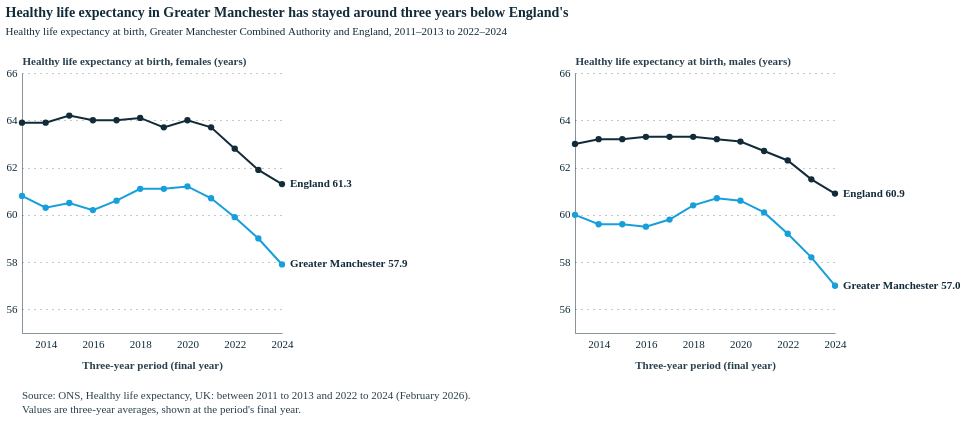

Write the Vega-Lite specification saved for this chart.
### Vega-Lite specification from a JSON file in a GitHub repository (floating-point values rounded to 4 significant figures)
{"config": {"font": "Circular Std", "mark": {"line": {"interpolate": "linear"}}, "view": {"stroke": "transparent"}, "range": {"category": ["#179fdb", "#e6224b", "#f4c245", "#122b39", "#eb5c2e", "#36b7b4"], "diverging": ["#E6224B", "#E54753", "#C9C9C9", "#179FDB", "#122B39"], "heatmap": ["#C9C9C9", "#179FDB", "#0063AF", "#122B39"], "ordinal": ["#00A767", "#36B7B4", "#179FDB", "#0063AF", "#243B5A"]}, "axisX": {"labelColor": "#122b39", "tickColor": "#122b39", "domainColor": "#122b39", "domainOpacity": 0.5, "gridOpacity": 0, "labelFont": "Circular Std", "labelAngle": 0, "labelAlign": "center", "labelFontSize": 11, "labelPadding": 5, "tickCount": 10, "tickSize": 0, "title": "", "titleColor": "#122b39", "titleOpacity": 0.9, "titlePadding": 10}, "axisY": {"labelColor": "#122b39", "labelFont": "Circular Std", "tickColor": "#122b39", "domainColor": "#122b39", "gridColor": "#122b39", "gridDash": [1, 5], "gridOpacity": 0.5, "labelPadding": 5, "labelFontSize": 11, "domainOpacity": 0.5, "tickSize": 0, "title": null, "titleAlign": "left", "titleAngle": 0, "titleBaseline": "bottom", "titleColor": "#122b39", "titleOpacity": 0.9, "titleX": 0, "titleY": -7}, "legend": {"labelFont": "Circular Std", "titleFont": "Circular Std", "labelFontSize": 11, "labelColor": "#122b39", "title": null, "symbolStrokeWidth": 0, "orient": "top", "direction": "horizontal", "offset": 16}}, "vconcat": [{"hconcat": [{"layer": [{"data": {"name": "data-fa0009f73c9ec433a2d1f7e1bc5338bc"}, "mark": {"type": "line", "strokeWidth": 2}, "encoding": {"color": {"field": "area", "legend": null, "scale": {"domain": ["England", "Greater Manchester"], "range": ["#122b39", "#179fdb"]}, "type": "nominal"}, "x": {"axis": {"format": "d", "tickCount": 6, "title": "Three-year period (final year)"}, "field": "year", "scale": {"domain": [2013, 2024]}, "type": "quantitative"}, "y": {"axis": {"tickCount": 6, "title": "Healthy life expectancy at birth, females (years)"}, "field": "HLE", "scale": {"domain": [55, 66]}, "type": "quantitative"}}}, {"data": {"name": "data-fa0009f73c9ec433a2d1f7e1bc5338bc"}, "mark": {"type": "circle", "opacity": 1, "size": 40}, "encoding": {"color": {"field": "area", "legend": null, "scale": {"domain": ["England", "Greater Manchester"], "range": ["#122b39", "#179fdb"]}, "type": "nominal"}, "tooltip": [{"field": "area", "title": "Area", "type": "nominal"}, {"field": "Period", "type": "nominal"}, {"field": "HLE", "format": ".1f", "title": "HLE (years)", "type": "quantitative"}], "x": {"axis": {"format": "d", "tickCount": 6, "title": "Three-year period (final year)"}, "field": "year", "scale": {"domain": [2013, 2024]}, "type": "quantitative"}, "y": {"axis": {"tickCount": 6, "title": "Healthy life expectancy at birth, females (years)"}, "field": "HLE", "scale": {"domain": [55, 66]}, "type": "quantitative"}}}, {"data": {"name": "data-caaba7ed2ca6652ef80589e85000d990"}, "mark": {"type": "text", "align": "left", "color": "#122b39", "dx": 8, "font": "Circular Std", "fontSize": 11, "fontWeight": 600}, "encoding": {"text": {"field": "label", "type": "nominal"}, "x": {"axis": {"format": "d", "tickCount": 6, "title": "Three-year period (final year)"}, "field": "year", "scale": {"domain": [2013, 2024]}, "type": "quantitative"}, "y": {"field": "HLE", "type": "quantitative"}}}], "height": 260, "width": 260}, {"layer": [{"data": {"name": "data-c97ff1b49e0c11b79803add64d55def1"}, "mark": {"type": "line", "strokeWidth": 2}, "encoding": {"color": {"field": "area", "legend": null, "scale": {"domain": ["England", "Greater Manchester"], "range": ["#122b39", "#179fdb"]}, "type": "nominal"}, "x": {"axis": {"format": "d", "tickCount": 6, "title": "Three-year period (final year)"}, "field": "year", "scale": {"domain": [2013, 2024]}, "type": "quantitative"}, "y": {"axis": {"tickCount": 6, "title": "Healthy life expectancy at birth, males (years)"}, "field": "HLE", "scale": {"domain": [55, 66]}, "type": "quantitative"}}}, {"data": {"name": "data-c97ff1b49e0c11b79803add64d55def1"}, "mark": {"type": "circle", "opacity": 1, "size": 40}, "encoding": {"color": {"field": "area", "legend": null, "scale": {"domain": ["England", "Greater Manchester"], "range": ["#122b39", "#179fdb"]}, "type": "nominal"}, "tooltip": [{"field": "area", "title": "Area", "type": "nominal"}, {"field": "Period", "type": "nominal"}, {"field": "HLE", "format": ".1f", "title": "HLE (years)", "type": "quantitative"}], "x": {"axis": {"format": "d", "tickCount": 6, "title": "Three-year period (final year)"}, "field": "year", "scale": {"domain": [2013, 2024]}, "type": "quantitative"}, "y": {"axis": {"tickCount": 6, "title": "Healthy life expectancy at birth, males (years)"}, "field": "HLE", "scale": {"domain": [55, 66]}, "type": "quantitative"}}}, {"data": {"name": "data-225f183aeaba3df3d2b7eb55a7303a5a"}, "mark": {"type": "text", "align": "left", "color": "#122b39", "dx": 8, "font": "Circular Std", "fontSize": 11, "fontWeight": 600}, "encoding": {"text": {"field": "label", "type": "nominal"}, "x": {"axis": {"format": "d", "tickCount": 6, "title": "Three-year period (final year)"}, "field": "year", "scale": {"domain": [2013, 2024]}, "type": "quantitative"}, "y": {"field": "HLE", "type": "quantitative"}}}], "height": 260, "width": 260}], "spacing": 150}, {"data": {"name": "data-e65404973e19530816157e6366c7c786"}, "mark": {"type": "text", "align": "left", "baseline": "top", "color": "#122b39", "font": "Circular Std", "fontSize": 11, "lineBreak": "\n", "lineHeight": 14, "opacity": 0.9}, "encoding": {"text": {"field": "t", "type": "nominal"}, "x": {"value": 0}, "y": {"value": 0}}, "height": 28, "width": 700}], "spacing": 18, "title": {"text": "Healthy life expectancy in Greater Manchester has stayed around three years below England's", "anchor": "start", "color": "#122b39", "font": "Circular Std", "fontSize": 14, "fontWeight": 600, "offset": 18, "subtitle": "Healthy life expectancy at birth, Greater Manchester Combined Authority and England, 2011–2013 to 2022–2024", "subtitleColor": "#122b39", "subtitleFont": "Circular Std", "subtitleFontSize": 11, "subtitlePadding": 6}, "$schema": "https://vega.github.io/schema/vega-lite/v6.1.0.json", "datasets": {"data-fa0009f73c9ec433a2d1f7e1bc5338bc": [{"Period": "2011 to 2013", "area": "Greater Manchester", "Sex": "Female", "HLE": 60.8, "year": 2013}, {"Period": "2011 to 2013", "area": "England", "Sex": "Female", "HLE": 63.9, "year": 2013}, {"Period": "2012 to 2014", "area": "Greater Manchester", "Sex": "Female", "HLE": 60.3, "year": 2014}, {"Period": "2012 to 2014", "area": "England", "Sex": "Female", "HLE": 63.9, "year": 2014}, {"Period": "2013 to 2015", "area": "Greater Manchester", "Sex": "Female", "HLE": 60.5, "year": 2015}, {"Period": "2013 to 2015", "area": "England", "Sex": "Female", "HLE": 64.2, "year": 2015}, {"Period": "2014 to 2016", "area": "Greater Manchester", "Sex": "Female", "HLE": 60.2, "year": 2016}, {"Period": "2014 to 2016", "area": "England", "Sex": "Female", "HLE": 64.0, "year": 2016}, {"Period": "2015 to 2017", "area": "Greater Manchester", "Sex": "Female", "HLE": 60.6, "year": 2017}, {"Period": "2015 to 2017", "area": "England", "Sex": "Female", "HLE": 64.0, "year": 2017}, {"Period": "2016 to 2018", "area": "Greater Manchester", "Sex": "Female", "HLE": 61.1, "year": 2018}, {"Period": "2016 to 2018", "area": "England", "Sex": "Female", "HLE": 64.1, "year": 2018}, {"Period": "2017 to 2019", "area": "Greater Manchester", "Sex": "Female", "HLE": 61.1, "year": 2019}, {"Period": "2017 to 2019", "area": "England", "Sex": "Female", "HLE": 63.7, "year": 2019}, {"Period": "2018 to 2020", "area": "Greater Manchester", "Sex": "Female", "HLE": 61.2, "year": 2020}, {"Period": "2018 to 2020", "area": "England", "Sex": "Female", "HLE": 64.0, "year": 2020}, {"Period": "2019 to 2021", "area": "Greater Manchester", "Sex": "Female", "HLE": 60.7, "year": 2021}, {"Period": "2019 to 2021", "area": "England", "Sex": "Female", "HLE": 63.7, "year": 2021}, {"Period": "2020 to 2022", "area": "Greater Manchester", "Sex": "Female", "HLE": 59.9, "year": 2022}, {"Period": "2020 to 2022", "area": "England", "Sex": "Female", "HLE": 62.8, "year": 2022}, {"Period": "2021 to 2023", "area": "Greater Manchester", "Sex": "Female", "HLE": 59.0, "year": 2023}, {"Period": "2021 to 2023", "area": "England", "Sex": "Female", "HLE": 61.9, "year": 2023}, {"Period": "2022 to 2024", "area": "Greater Manchester", "Sex": "Female", "HLE": 57.9, "year": 2024}, {"Period": "2022 to 2024", "area": "England", "Sex": "Female", "HLE": 61.3, "year": 2024}], "data-caaba7ed2ca6652ef80589e85000d990": [{"Period": "2022 to 2024", "area": "Greater Manchester", "Sex": "Female", "HLE": 57.9, "year": 2024, "label": "Greater Manchester 57.9"}, {"Period": "2022 to 2024", "area": "England", "Sex": "Female", "HLE": 61.3, "year": 2024, "label": "England 61.3"}], "data-c97ff1b49e0c11b79803add64d55def1": [{"Period": "2011 to 2013", "area": "Greater Manchester", "Sex": "Male", "HLE": 60.0, "year": 2013}, {"Period": "2011 to 2013", "area": "England", "Sex": "Male", "HLE": 63.0, "year": 2013}, {"Period": "2012 to 2014", "area": "Greater Manchester", "Sex": "Male", "HLE": 59.6, "year": 2014}, {"Period": "2012 to 2014", "area": "England", "Sex": "Male", "HLE": 63.2, "year": 2014}, {"Period": "2013 to 2015", "area": "Greater Manchester", "Sex": "Male", "HLE": 59.6, "year": 2015}, {"Period": "2013 to 2015", "area": "England", "Sex": "Male", "HLE": 63.2, "year": 2015}, {"Period": "2014 to 2016", "area": "Greater Manchester", "Sex": "Male", "HLE": 59.5, "year": 2016}, {"Period": "2014 to 2016", "area": "England", "Sex": "Male", "HLE": 63.3, "year": 2016}, {"Period": "2015 to 2017", "area": "Greater Manchester", "Sex": "Male", "HLE": 59.8, "year": 2017}, {"Period": "2015 to 2017", "area": "England", "Sex": "Male", "HLE": 63.3, "year": 2017}, {"Period": "2016 to 2018", "area": "Greater Manchester", "Sex": "Male", "HLE": 60.4, "year": 2018}, {"Period": "2016 to 2018", "area": "England", "Sex": "Male", "HLE": 63.3, "year": 2018}, {"Period": "2017 to 2019", "area": "Greater Manchester", "Sex": "Male", "HLE": 60.7, "year": 2019}, {"Period": "2017 to 2019", "area": "England", "Sex": "Male", "HLE": 63.2, "year": 2019}, {"Period": "2018 to 2020", "area": "Greater Manchester", "Sex": "Male", "HLE": 60.6, "year": 2020}, {"Period": "2018 to 2020", "area": "England", "Sex": "Male", "HLE": 63.1, "year": 2020}, {"Period": "2019 to 2021", "area": "Greater Manchester", "Sex": "Male", "HLE": 60.1, "year": 2021}, {"Period": "2019 to 2021", "area": "England", "Sex": "Male", "HLE": 62.7, "year": 2021}, {"Period": "2020 to 2022", "area": "Greater Manchester", "Sex": "Male", "HLE": 59.2, "year": 2022}, {"Period": "2020 to 2022", "area": "England", "Sex": "Male", "HLE": 62.3, "year": 2022}, {"Period": "2021 to 2023", "area": "Greater Manchester", "Sex": "Male", "HLE": 58.2, "year": 2023}, {"Period": "2021 to 2023", "area": "England", "Sex": "Male", "HLE": 61.5, "year": 2023}, {"Period": "2022 to 2024", "area": "Greater Manchester", "Sex": "Male", "HLE": 57.0, "year": 2024}, {"Period": "2022 to 2024", "area": "England", "Sex": "Male", "HLE": 60.9, "year": 2024}], "data-225f183aeaba3df3d2b7eb55a7303a5a": [{"Period": "2022 to 2024", "area": "Greater Manchester", "Sex": "Male", "HLE": 57.0, "year": 2024, "label": "Greater Manchester 57.0"}, {"Period": "2022 to 2024", "area": "England", "Sex": "Male", "HLE": 60.9, "year": 2024, "label": "England 60.9"}], "data-e65404973e19530816157e6366c7c786": [{"t": "Source: ONS, Healthy life expectancy, UK: between 2011 to 2013 and 2022 to 2024 (February 2026).\nValues are three-year averages, shown at the period's final year."}]}}
